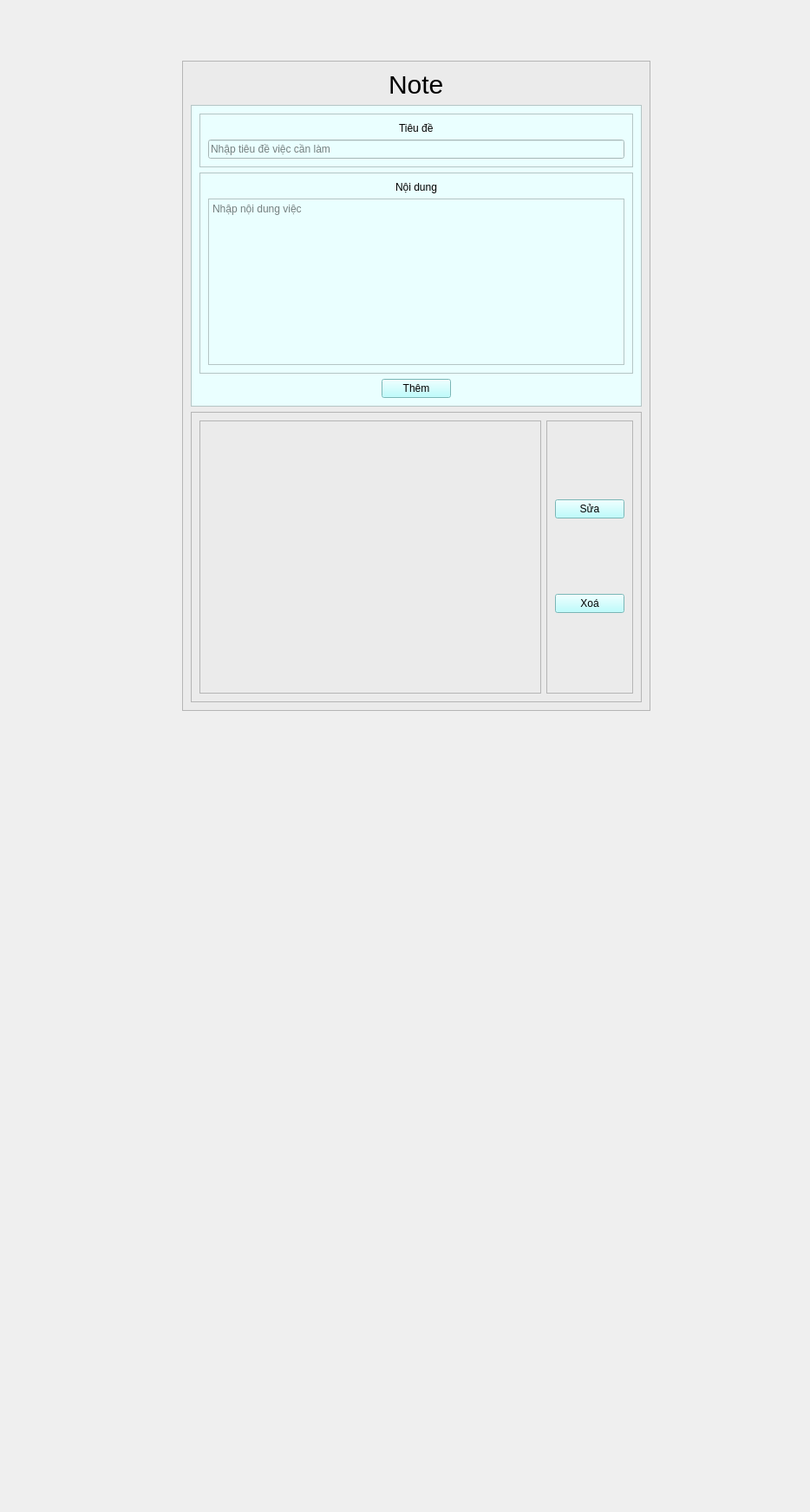
<?xml version="1.0" encoding="UTF-8"?>
<ui version="4.0">
 <class>MainWindow</class>
 <widget class="QMainWindow" name="MainWindow">
  <property name="geometry">
   <rect>
    <x>0</x>
    <y>0</y>
    <width>934</width>
    <height>1744</height>
   </rect>
  </property>
  <property name="windowTitle">
   <string>MainWindow</string>
  </property>
  <widget class="QWidget" name="centralwidget">
   <widget class="QFrame" name="frame_2">
    <property name="geometry">
     <rect>
      <x>210</x>
      <y>70</y>
      <width>540</width>
      <height>750</height>
     </rect>
    </property>
    <property name="minimumSize">
     <size>
      <width>500</width>
      <height>750</height>
     </size>
    </property>
    <property name="styleSheet">
     <string notr="true">background: rgb(235, 235, 235);</string>
    </property>
    <property name="frameShape">
     <enum>QFrame::StyledPanel</enum>
    </property>
    <property name="frameShadow">
     <enum>QFrame::Raised</enum>
    </property>
    <layout class="QVBoxLayout" name="verticalLayout">
     <item alignment="Qt::AlignHCenter">
      <widget class="QLabel" name="label">
       <property name="font">
        <font>
         <pointsize>-1</pointsize>
         <weight>50</weight>
         <italic>false</italic>
         <bold>false</bold>
        </font>
       </property>
       <property name="styleSheet">
        <string notr="true">font:30px;
color: black;</string>
       </property>
       <property name="text">
        <string>Note</string>
       </property>
       <property name="scaledContents">
        <bool>false</bool>
       </property>
      </widget>
     </item>
     <item>
      <widget class="QFrame" name="frame">
       <property name="minimumSize">
        <size>
         <width>500</width>
         <height>0</height>
        </size>
       </property>
       <property name="styleSheet">
        <string notr="true">background : rgb(234, 255, 255);</string>
       </property>
       <property name="frameShape">
        <enum>QFrame::StyledPanel</enum>
       </property>
       <property name="frameShadow">
        <enum>QFrame::Raised</enum>
       </property>
       <layout class="QVBoxLayout" name="verticalLayout_2">
        <item>
         <widget class="QFrame" name="frInput">
          <property name="minimumSize">
           <size>
            <width>500</width>
            <height>0</height>
           </size>
          </property>
          <property name="frameShape">
           <enum>QFrame::StyledPanel</enum>
          </property>
          <property name="frameShadow">
           <enum>QFrame::Raised</enum>
          </property>
          <layout class="QVBoxLayout" name="verticalLayout_4">
           <item alignment="Qt::AlignHCenter">
            <widget class="QLabel" name="label_3">
             <property name="styleSheet">
              <string notr="true">color: black;</string>
             </property>
             <property name="text">
              <string>Tiêu đề</string>
             </property>
            </widget>
           </item>
           <item>
            <widget class="QLineEdit" name="ipTitle">
             <property name="styleSheet">
              <string notr="true">color: black;</string>
             </property>
             <property name="placeholderText">
              <string>Nhập tiêu đề việc cần làm</string>
             </property>
            </widget>
           </item>
          </layout>
         </widget>
        </item>
        <item>
         <widget class="QFrame" name="frInput_2">
          <property name="minimumSize">
           <size>
            <width>500</width>
            <height>0</height>
           </size>
          </property>
          <property name="frameShape">
           <enum>QFrame::StyledPanel</enum>
          </property>
          <property name="frameShadow">
           <enum>QFrame::Raised</enum>
          </property>
          <layout class="QVBoxLayout" name="verticalLayout_3">
           <item alignment="Qt::AlignHCenter">
            <widget class="QLabel" name="label_4">
             <property name="styleSheet">
              <string notr="true">color: black;</string>
             </property>
             <property name="text">
              <string>Nội dung</string>
             </property>
            </widget>
           </item>
           <item>
            <widget class="QTextEdit" name="ipContent">
             <property name="styleSheet">
              <string notr="true">color: black;</string>
             </property>
             <property name="placeholderText">
              <string>Nhập nội dung việc</string>
             </property>
            </widget>
           </item>
          </layout>
         </widget>
        </item>
        <item alignment="Qt::AlignHCenter">
         <widget class="QPushButton" name="btnAddNote">
          <property name="styleSheet">
           <string notr="true">color: black;
background: rgb(170, 255, 255);</string>
          </property>
          <property name="text">
           <string>Thêm</string>
          </property>
         </widget>
        </item>
       </layout>
      </widget>
     </item>
     <item>
      <widget class="QFrame" name="frame_3">
       <property name="minimumSize">
        <size>
         <width>500</width>
         <height>300</height>
        </size>
       </property>
       <property name="frameShape">
        <enum>QFrame::StyledPanel</enum>
       </property>
       <property name="frameShadow">
        <enum>QFrame::Raised</enum>
       </property>
       <layout class="QHBoxLayout" name="horizontalLayout">
        <item>
         <widget class="QListWidget" name="listNote">
          <property name="styleSheet">
           <string notr="true">color: black;</string>
          </property>
         </widget>
        </item>
        <item>
         <widget class="QFrame" name="frame_4">
          <property name="frameShape">
           <enum>QFrame::StyledPanel</enum>
          </property>
          <property name="frameShadow">
           <enum>QFrame::Raised</enum>
          </property>
          <layout class="QVBoxLayout" name="verticalLayout_5">
           <item>
            <widget class="QPushButton" name="btnUpdate">
             <property name="styleSheet">
              <string notr="true">color: black;
background: rgb(170, 255, 255);</string>
             </property>
             <property name="text">
              <string>Sửa</string>
             </property>
            </widget>
           </item>
           <item>
            <widget class="QPushButton" name="btnDelete">
             <property name="styleSheet">
              <string notr="true">color: black;
background: rgb(170, 255, 255);</string>
             </property>
             <property name="text">
              <string>Xoá</string>
             </property>
            </widget>
           </item>
          </layout>
         </widget>
        </item>
       </layout>
      </widget>
     </item>
    </layout>
   </widget>
  </widget>
 </widget>
 <resources/>
 <connections/>
</ui>
